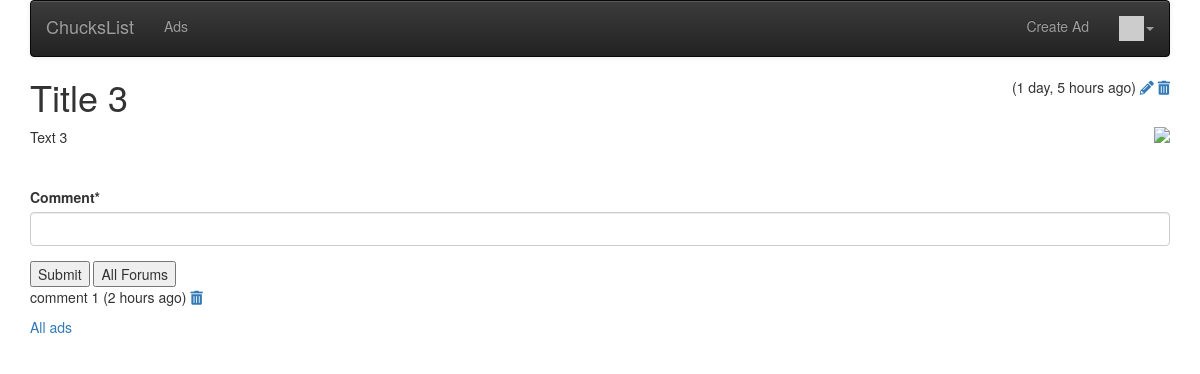
The page /ad/7 (signed in) on the database its author committed.
### ads/models.py (models this page shows, shortened)
class Ad(models.Model) :
    title = models.CharField(
            max_length=200,
            validators=[MinLengthValidator(2, "Title must be greater than 2 characters")]
    )
    price = models.DecimalField(max_digits=7, decimal_places=2, null=True)
    text = models.TextField()
    picture = models.BinaryField(null=True, editable=True)
    content_type = models.CharField(max_length=256, null=True, help_text='The MIMEType of the file')
    owner = models.ForeignKey(settings.AUTH_USER_MODEL, on_delete=models.CASCADE)
    comments = models.ManyToManyField(settings.AUTH_USER_MODEL,
                                      through='Comment', related_name='comments_owned')
    favorites = models.ManyToManyField(settings.AUTH_USER_MODEL,
                                       through='Fav', related_name='favorite_ads')
    created_at = models.DateTimeField(auto_now_add=True)
    updated_at = models.DateTimeField(auto_now=True)

class Comment(models.Model) :
    text = models.TextField(
        validators=[MinLengthValidator(3, "Comment must be greater than 3 characters")]
    )
    ad = models.ForeignKey(Ad, on_delete=models.CASCADE)
    owner = models.ForeignKey(settings.AUTH_USER_MODEL, on_delete=models.CASCADE)
    created_at = models.DateTimeField(auto_now_add=True)
    updated_at = models.DateTimeField(auto_now=True)

### ads/views.py (the view)
# urls.py: path('ad/<int:pk>', views.AdDetailView.as_view(), name='ad_detail'),
class AdDetailView(OwnerDetailView):
    model = Ad
    template_name = "ads/ad_detail.html"
    def get(self, request, pk) :
        x = Ad.objects.get(id=pk)
        comments = Comment.objects.filter(ad=x).order_by('-updated_at')
        comment_form = CommentForm()
        context = {'ad': x, 'comments': comments, 'comment_form': comment_form}
        return render(request, self.template_name, context)

### ads/forms.py
class CommentForm(forms.Form):
    comment = forms.CharField(required=True, max_length=500, min_length=3, strip=True)

### home/context_processors.py (called while the page is built)
def settings(request):
    return {
        'settings': django_settings,
    }

### home/templatetags/app_tags.py (called while the page is built)
@register.filter(name='gravatar')
def gravatar(user, size=35):
    email = str(user.email.strip().lower()).encode('utf-8')
    email_hash = md5(email).hexdigest()
    url = "//www.gravatar.com/avatar/{0}?s={1}&d=identicon&r=PG"
    return url.format(email_hash, size)

### ads/templates/ads/ad_detail.html (shortened to what this page needs)
{% extends "base_menu.html" %}
{% load humanize %}
{% block content %}
<span style="float: right;">
({{ ad.updated_at|naturaltime }})
{% if ad.owner == user %}
<a href="{% url 'ads:ad_update' ad.id %}"><i class="fa fa-pencil"></i></a>
<a href="{% url 'ads:ad_delete' ad.id %}"><i class="fa fa-trash"></i></a>
{% endif %}
</span>
<h1>{{ ad.title }}</h1>
{% if ad.content_type %}
<img style="float:right; max-width:50%;" src="{% url 'ads:ad_picture' ad.id %}"
    onclick="document.getElementById('overlay').style.display = 'block';">
{% endif %}
<p>
{{ ad.text }}
</p>
<p>
{% if user.is_authenticated %}
<br clear="all"/>
<p>
{% load crispy_forms_tags %}
<form method="post" action="{% url 'ads:ad_comment_create' ad.id %}">
    {{ comment_form|crispy }}
<input type="submit" value="Submit">
<input type="submit" value="All Forums" onclick="window.location.href='{% url 'ads:all' %}';return false;">
</form>
{% endif %}
{% for comment in comments %}
<p> {{ comment.text }}
({{ comment.updated_at|naturaltime }})
{% if user == comment.owner %}
<a href="{% url 'ads:ad_comment_delete' comment.id %}"><i class="fa fa-trash"></i></a>
{% endif %}
</p>
{% endfor %}
</p>
<p>
<a href="{% url 'ads:all' %}">All ads</a>
</p>
{% endblock %}

### rows shown on the page
Ad: updated_at "1 day, 5 hours ago", title "Title 3", text "Text 3"
Comment: text "comment 1", updated_at "2 hours ago"

### other values the page prints
{{ settings.APP_NAME }} "ChucksList"
